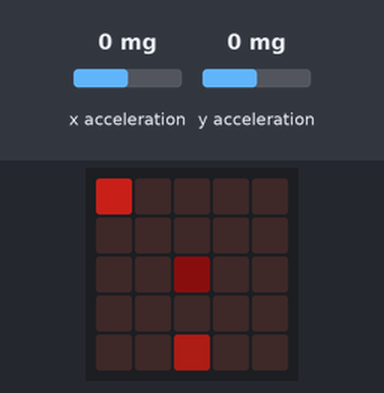
A program run on a simulated BBC micro:bit (MakeCode). Parts: the board's 5×5 LED display. The test bench sets the inputs (shaded band); at power-on: x acceleration 0 mg, y acceleration 0 mg. Dim RGB values are drawn brighter than linear.

Above: at 1.2 s.
1.3 s: x acceleration set to 183 mg
4.3 s: x acceleration set to 217 mg
At 4.83 s:
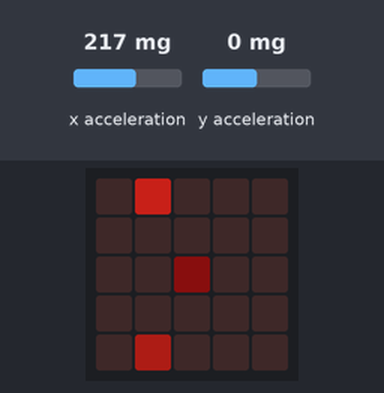
6.5 s: y acceleration set to 190 mg
9.5 s: y acceleration set to 212 mg
At 9.88 s:
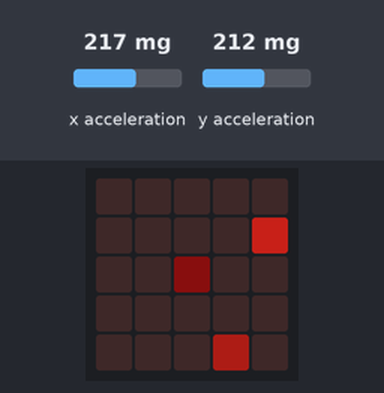
11.5 s: x acceleration set to -1440 mg
At 11.98 s:
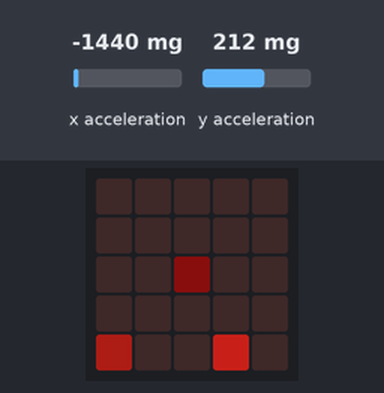
13.7 s: y acceleration set to -1440 mg
At 14.09 s:
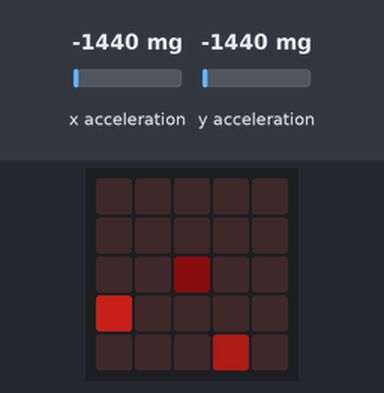
Timing chart, 0 to 16.7 s (numbered marks = the images above; inputs shaded):
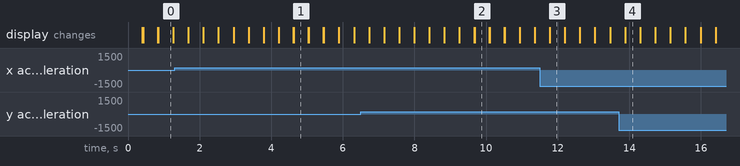

Measured:
- the behaviour switches between 200 and 201 mg on x acceleration (found by bisection; images 0 and 1)
- the behaviour switches between 200 and 201 mg on y acceleration (found by bisection; images 1 and 2)
- after the input at 4.3 s, the display: first changes after 0.32 s (image 1 shows a later state)
- after the input at 9.5 s, the display: first changes after 0.17 s (image 2 shows a later state)
- after the input at 11.5 s, the display: first changes after 0.28 s (image 3 shows a later state)
- after the input at 13.7 s, the display: changes after 0.18 s (image 4)
- what the display in image 0 shows lasts 0.5 s, from 0.8 s to 1.3 s

The program:

main.ts
```typescript
let pacman = game.createSprite(2, 2)
let mamua = game.createSprite(4, 4)
let janaria = game.createSprite(2, 2)
pacman.set(LedSpriteProperty.Brightness, 100)
mamua.set(LedSpriteProperty.Brightness, 50)
janaria.set(LedSpriteProperty.Brightness, 10)
basic.forever(function () {
    mamua.move(1)
    basic.pause(400)
    mamua.ifOnEdgeBounce()
})
basic.forever(function () {
    basic.pause(400)
    if (input.acceleration(Dimension.X) > 200) {
        pacman.change(LedSpriteProperty.X, 1)
    }
    if (input.acceleration(Dimension.X) < 200) {
        pacman.change(LedSpriteProperty.X, -1)
    }
    if (input.acceleration(Dimension.Y) > 200) {
        pacman.change(LedSpriteProperty.Y, 1)
    }
    if (input.acceleration(Dimension.Y) < 200) {
        pacman.change(LedSpriteProperty.Y, -1)
    }
})
basic.forever(function () {
    if (true) {

    }
})
```

test.ts
```typescript
// aquí va el archivo "tests"; esto no se compilará cuando este paquete se utilice como una extensión.
```
